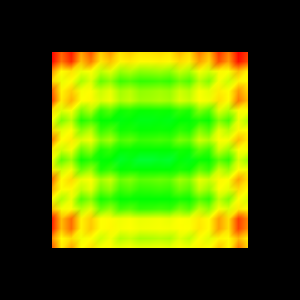

The script that drew this image:
#!/usr/bin/env python
# Demonstrate vtkmCleanGrid on a wavelet source with geometry extraction.

import vtkmodules.vtkInteractionStyle  # noqa: F401
import vtkmodules.vtkRenderingOpenGL2  # noqa: F401

from vtkmodules.vtkAcceleratorsVTKmFilters import vtkmCleanGrid
from vtkmodules.vtkFiltersGeometry import vtkGeometryFilter
from vtkmodules.vtkImagingCore import vtkRTAnalyticSource
from vtkmodules.vtkRenderingCore import (
    vtkActor,
    vtkPolyDataMapper,
    vtkRenderWindow,
    vtkRenderWindowInteractor,
    vtkRenderer,
)

# Wavelet source.
wavelet = vtkRTAnalyticSource()
wavelet.SetWholeExtent(-10, 10, -10, 10, -10, 10)
wavelet.SetCenter(0, 0, 0)

# Clean grid via VTK-m.
clean_grid = vtkmCleanGrid()
clean_grid.SetInputConnection(wavelet.GetOutputPort())

# Extract surface geometry.
geometry = vtkGeometryFilter()
geometry.SetInputConnection(clean_grid.GetOutputPort())

# Mapper and actor.
mapper = vtkPolyDataMapper()
mapper.SetInputConnection(geometry.GetOutputPort())
mapper.SetScalarRange(37, 277)

actor = vtkActor()
actor.SetMapper(mapper)

# Renderer
renderer = vtkRenderer()
renderer.AddActor(actor)

# Window
render_window = vtkRenderWindow()
render_window.AddRenderer(renderer)
render_window.SetWindowName("vtkm clean grid")

# Scene
renderer.ResetCamera()

# Interactor
interactor = vtkRenderWindowInteractor()
interactor.SetRenderWindow(render_window)

interactor.Initialize()
interactor.Start()
